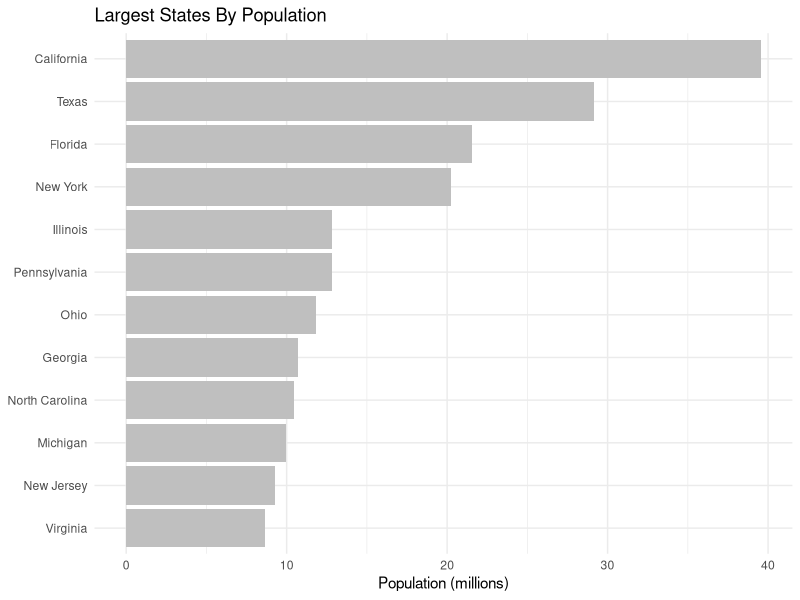
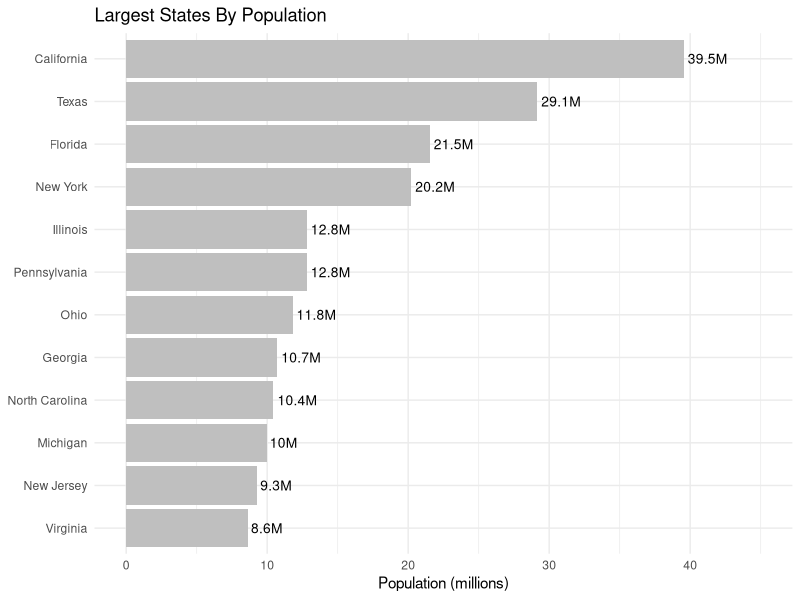
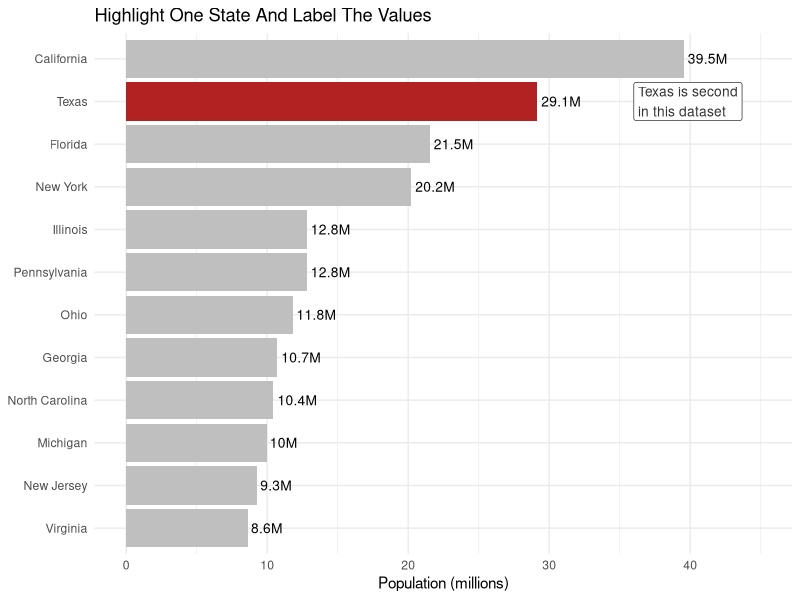

R code for these plots, in order:
## ---- chunk 1
#| include: false
library(dplyr)
library(ggplot2)
## ---- chunk 2
states <- readr::read_csv("data/real/state_population_ranks.csv")
## ---- chunk 3
top_states <- states |>
  slice_min(rank, n = 12) |>
  mutate(
    state_name = reorder(state_name, population),
    population_millions = population / 1000000,
    population_label = paste0(round(population_millions, 1), "M")
  )

top_states |>
  select(rank, state_name, population, population_label)
## ---- chunk 4
p1 <- ggplot(top_states, aes(x = state_name, y = population_millions)) +
  geom_col(fill = "gray75") +
  coord_flip() +
  labs(
    title = "Largest States By Population",
    x = NULL,
    y = "Population (millions)"
  ) +
  theme_minimal()

p1
## ---- chunk 5
p2 <- p1 +
  geom_text(
    aes(label = population_label),
    hjust = -0.1,
    size = 3.5
  ) +
  coord_flip(ylim = c(0, 45))

p2
## ---- chunk 6
annotated_states <- top_states |>
  mutate(focus = state_name == "Texas")

ggplot(annotated_states, aes(x = state_name, y = population_millions, fill = focus)) +
  geom_col() +
  geom_text(
    aes(label = population_label),
    hjust = -0.1,
    size = 3.5
  ) +
  annotate(
    geom = "label",
    x = "Texas",
    y = 36,
    label = "Texas is second\nin this dataset",
    hjust = 0,
    size = 3.5,
    fill = "white",
    color = "gray20"
  ) +
  coord_flip(ylim = c(0, 45)) +
  scale_fill_manual(values = c("TRUE" = "firebrick", "FALSE" = "gray75"), guide = "none") +
  labs(
    title = "Highlight One State And Label The Values",
    x = NULL,
    y = "Population (millions)"
  ) +
  theme_minimal()
